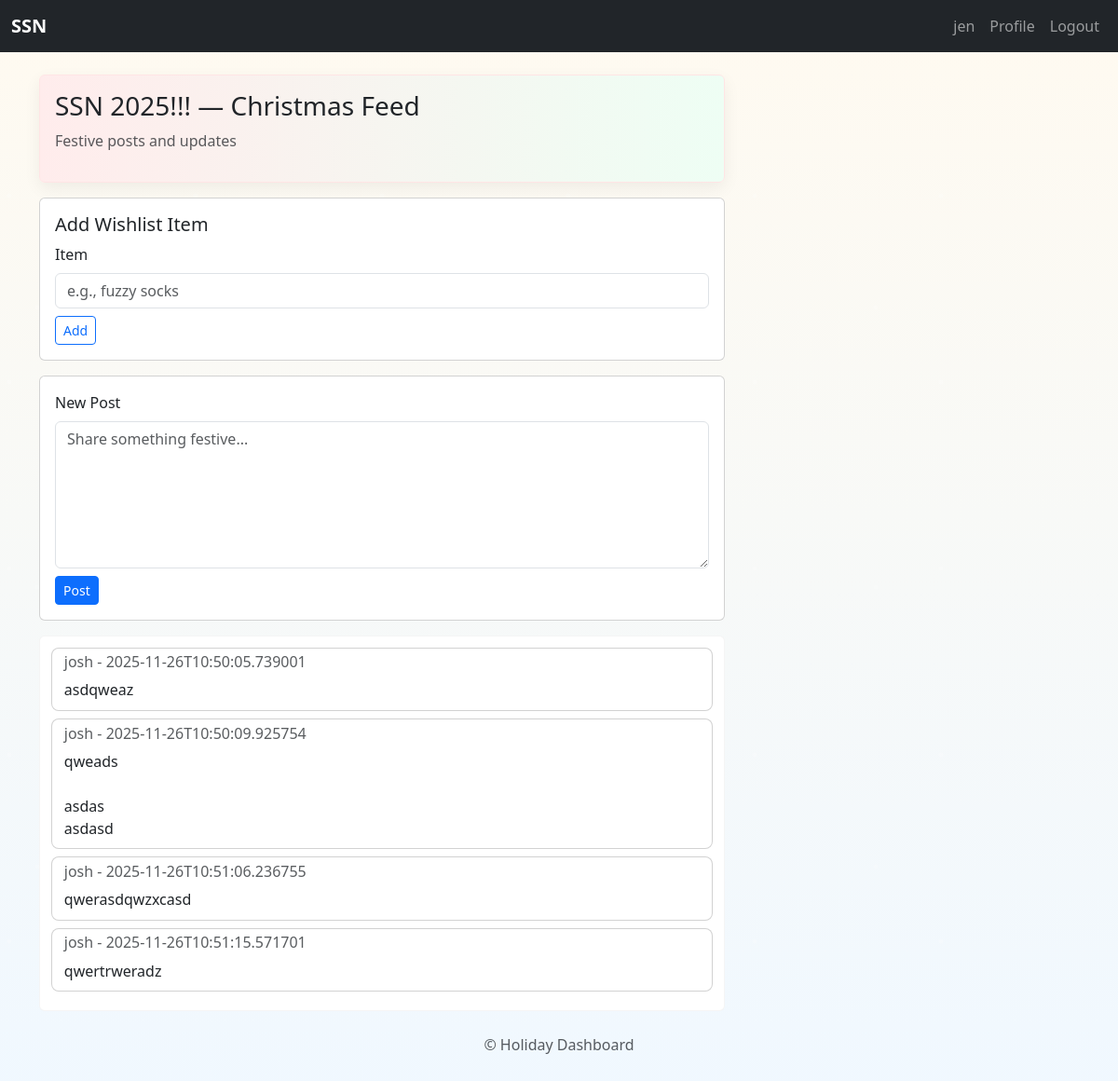
The page /group/1/christmas (signed in) on the database its author committed.
### webapp.py (models this page shows)
class User(db.Model):
    username = db.Column(db.String, primary_key=True)

class Group(db.Model):
    id = db.Column(db.Integer, primary_key=True)
    name = db.Column(db.String, nullable=False)
    desc = db.Column(db.String, nullable=True)
    members = db.relationship("User", secondary=group_members, backref="groups")

class Post(db.Model):
    id = db.Column(db.Integer, primary_key=True)
    group_id = db.Column(db.Integer, db.ForeignKey("group.id"), nullable=False)
    author = db.Column(db.String, db.ForeignKey("user.username"), nullable=False)
    text = db.Column(db.Text, nullable=False)
    created_at = db.Column(db.DateTime, default=datetime.utcnow)

### webapp.py (the view)
@app.route("/group/<int:group_id>/christmas")
def christmas_home(group_id: int):
    if not session.get("user"):
        return redirect(url_for("login"))
    group = Group.query.get(group_id)
    if not group:
        flash("Group not found", "warning")
        return redirect(url_for("dashboard"))
    limit = 20
    total = Post.query.filter_by(group_id=group_id).count()
    page_posts = Post.query.filter_by(group_id=group_id).order_by(Post.created_at.desc()).limit(limit).all()
    page_posts = list(reversed(page_posts))
    posts_list = [{"author": p.author, "text": p.text, "created_at": p.created_at.isoformat()} for p in page_posts]
    members = [m.username for m in group.members]
    wishlists = {}
    items = WishlistItem.query.filter_by(group_id=group_id).all()
    for it in items:
        wishlists.setdefault(it.username, []).append(it.item)
    g = {"id": group.id, "name": group.name}
    has_more = total > len(page_posts)
    return render_template("christmas_home.html", group=g, posts=posts_list, members=members, wishlists=wishlists, page=0, has_more=has_more)

### templates/christmas_home.html (shortened to what this page needs)
{% extends "base.html" %}
{% block content %}
  <div class="row">
    <div class="col-md-8">
      <div class="card mb-3 box-festive">
        <div class="card-body">
          <h3 class="card-title">{{ group.name }} — Christmas Feed</h3>
          <p class="text-muted">Festive posts and updates</p>
        </div>
      </div>
      <div class="card mb-3">
        <div class="card-body">
          <h5>Add Wishlist Item</h5>
          <form method="post" action="{{ url_for('add_wishlist_item', group_id=group.id) }}">
            <div class="mb-2">
              <label class="form-label">Item</label>
              <input name="item" class="form-control" placeholder="e.g., fuzzy socks">
            </div>
            <button class="btn btn-outline-primary btn-sm">Add</button>
          </form>
        </div>
      </div>
      <div class="card mb-3">
        <div class="card-body">
          <form method="post" action="{{ url_for('add_post', group_id=group.id) }}">
            <div class="mb-2">
              <label class="form-label">New Post</label>
              <textarea name="text" rows="6" class="form-control" placeholder="Share something festive..."></textarea>
            </div>
            <button class="btn btn-primary btn-sm">Post</button>
          </form>
        </div>
      </div>
      <div id="messages-container" class="messages-container" data-page="{{ page }}" data-has-more="{{ has_more }}" data-group-id="{{ group.id }}">
        {% for p in posts %}
        <div class="card mb-2">
          <div class="card-body">
            <h6 class="card-subtitle mb-2 text-muted">{{ p.author }} - {{ p.created_at }}</h6>
            <p class="card-text">{{ p.text | replace('\n', '<br>') | safe }}</p>
          </div>
        </div>
        {% endfor %}
      </div>
    </div>
{% endblock %}

### templates/base.html (shortened to what this page needs)
<!doctype html>
<html lang="en">
  <head>
    <link href="https://cdn.jsdelivr.net/npm/bootstrap@5.3.0/dist/css/bootstrap.min.css" rel="stylesheet">
    <link rel="stylesheet" href="{{ url_for('static', filename='css/styles.css') }}">
  </head>
  <body class="bg-winter">
    <nav class="navbar navbar-expand-lg navbar-dark bg-dark">
      <div class="container-fluid">
        <a class="navbar-brand" href="{{ url_for('dashboard') }}">SSN</a>
        <div class="collapse navbar-collapse">
          <ul class="navbar-nav ms-auto">
            {% if session.user %}
            <li class="nav-item"><a class="nav-link" href="#">{{ session.user }}</a></li>
            <li class="nav-item"><a class="nav-link" href="{{ url_for('profile') }}">Profile</a></li>
            <li class="nav-item"><a class="nav-link" href="{{ url_for('logout') }}">Logout</a></li>
            {% else %}
            <li class="nav-item"><a class="nav-link" href="{{ url_for('login') }}">Login</a></li>
            {% endif %}
          </ul>
        </div>
      </div>
    </nav>
    <div class="container py-4">
      {% block content %}{% endblock %}
    </div>
    <footer class="text-center py-4 text-muted">
      © Holiday Dashboard
    </footer>
  </body>
</html>

### static/css/styles.css (style rules this page uses)
body.bg-winter { background: linear-gradient(180deg, #fffaf0, #f0f8ff); min-height: 100vh; }
.box-festive { background: linear-gradient(135deg, rgba(255,255,255,0.06), rgba(255,255,255,0.02)); border: 1px solid rgba(255,255,255,0.05); box-shadow: 0 6px 18px rgba(0,0,0,0.06); }
.card.box-festive { background: linear-gradient(90deg, #ffecec, #eefef4); border-color: #ffe5e5; }
.bg-winter::before { content: ""; position: fixed; left: 0; top: 0; width: 100%; height: 100%; pointer-events: none; background-image: radial-gradient(circle at 10px 10px, rgba(255,255,255,0.9) 2px, transparent 3px), radial-gradient(circle at 40px 30px, rgba(255,255,255,0.85) 2px, transparent 3px); background-size: 200px 200px, 300px 300px; opacity: 0.25; }
.navbar-brand { font-weight: 700; }
.messages-container { max-height: 60vh; overflow: auto; padding: 12px; background: #fff; border-radius: 6px; border: 1px solid rgba(0,0,0,0.04); }
.messages-container .card { border-radius: 8px; }
.messages-container .card .card-body { padding: 0.6rem 0.8rem; }
.messages-container .card + .card { margin-top: 0.5rem; }

### rows shown on the page
User: user "jen"
Group: name "SSN 2025!!!"
Post: author "josh", created_at "2025-11-26T10:50:05.739001", text "asdqweaz"
Post: author "josh", created_at "2025-11-26T10:50:09.925754", text "qweads asdas asdasd"
Post: author "josh", created_at "2025-11-26T10:51:06.236755", text "qwerasdqwzxcasd"
Post: author "josh", created_at "2025-11-26T10:51:15.571701", text "qwertrweradz"
